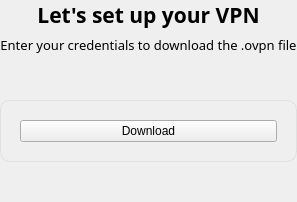
<?xml version="1.0" encoding="UTF-8"?>
<ui version="4.0">
 <class>DownloadScreen</class>
 <widget class="QWidget" name="DownloadScreen">
  <property name="font">
   <font>
    <family>Titillium Web</family>
    <pointsize>7</pointsize>
   </font>
  </property>
  <layout class="QVBoxLayout" name="downloadRootLayout">
   <property name="leftMargin">
    <number>0</number>
   </property>
   <property name="topMargin">
    <number>0</number>
   </property>
   <property name="rightMargin">
    <number>0</number>
   </property>
   <property name="bottomMargin">
    <number>0</number>
   </property>
   <item>
    <widget class="QLabel" name="mainTitle">
     <property name="font">
      <font>
       <family>Titillium Web</family>
       <pointsize>16</pointsize>
       <bold>true</bold>
      </font>
     </property>
     <property name="text">
      <string>Let's set up your VPN</string>
     </property>
     <property name="alignment">
      <set>Qt::AlignmentFlag::AlignCenter</set>
     </property>
    </widget>
   </item>
   <item>
    <widget class="QLabel" name="subTitle">
     <property name="font">
      <font>
       <family>Titillium Web</family>
       <pointsize>10</pointsize>
      </font>
     </property>
     <property name="text">
      <string>Enter your credentials to download the .ovpn file</string>
     </property>
     <property name="alignment">
      <set>Qt::AlignmentFlag::AlignCenter</set>
     </property>
    </widget>
   </item>
   <item>
    <spacer name="downloadTopSpacer">
     <property name="orientation">
      <enum>Qt::Orientation::Vertical</enum>
     </property>
     <property name="sizeHint" stdset="0">
      <size>
       <width>20</width>
       <height>40</height>
      </size>
     </property>
    </spacer>
   </item>
   <item>
    <widget class="QFrame" name="contentFrame">
     <property name="styleSheet">
      <string notr="true">QFrame#contentFrame { border: 1px solid rgba(0,0,0,0.06); border-radius: 10px; padding: 10px; }</string>
     </property>
     <layout class="QVBoxLayout" name="contentLayout">
      <item>
       <widget class="QPushButton" name="downloadButton">
        <property name="sizePolicy">
         <sizepolicy hsizetype="Expanding" vsizetype="Fixed">
          <horstretch>0</horstretch>
          <verstretch>0</verstretch>
         </sizepolicy>
        </property>
        <property name="minimumHeight">
         <number>34</number>
        </property>
        <property name="cursor">
         <cursorShape>PointingHandCursor</cursorShape>
        </property>
        <property name="text">
         <string>Download</string>
        </property>
       </widget>
      </item>
     </layout>
    </widget>
   </item>
   <item>
    <spacer name="downloadBottomSpacer">
     <property name="orientation">
      <enum>Qt::Orientation::Vertical</enum>
     </property>
     <property name="sizeHint" stdset="0">
      <size>
       <width>20</width>
       <height>40</height>
      </size>
     </property>
    </spacer>
   </item>
  </layout>
 </widget>
 <resources/>
 <connections/>
</ui>
